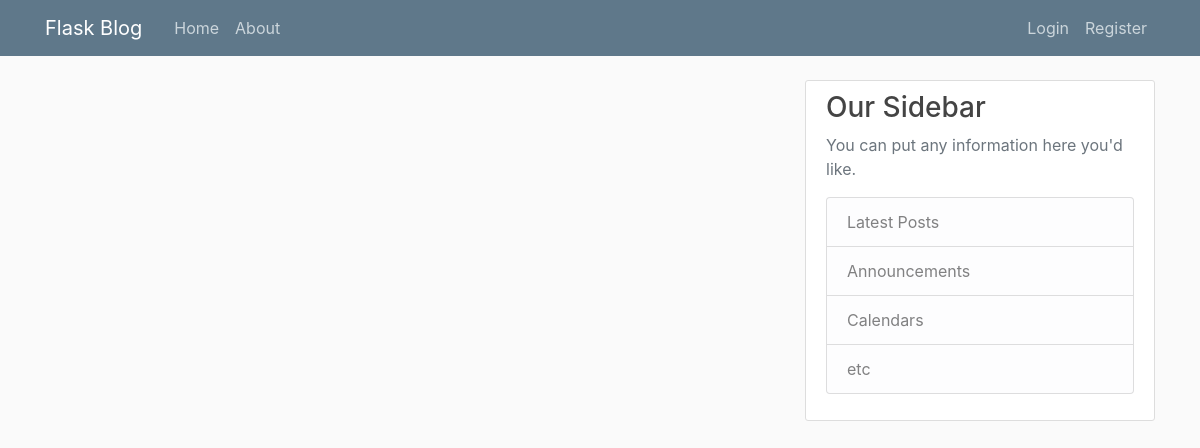
Page /home on the earlier database version.
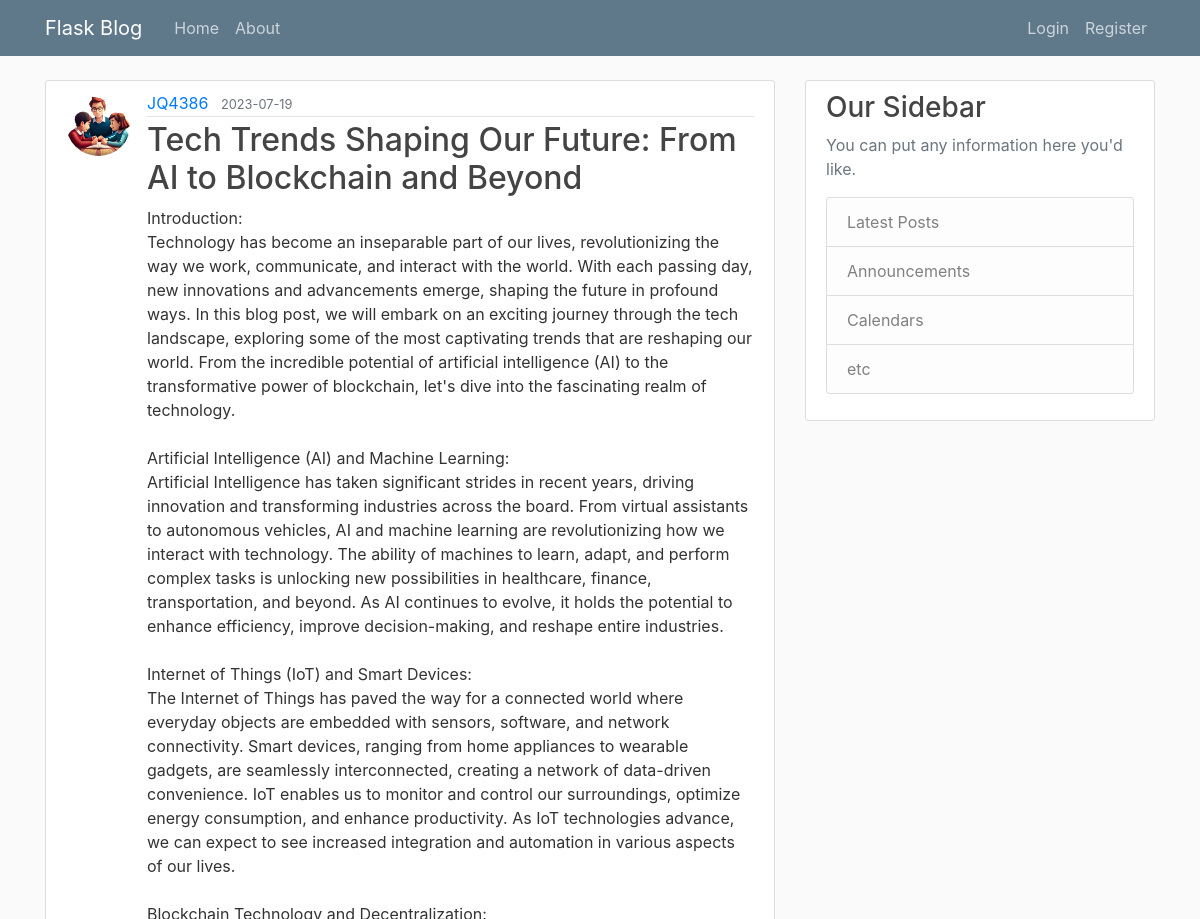
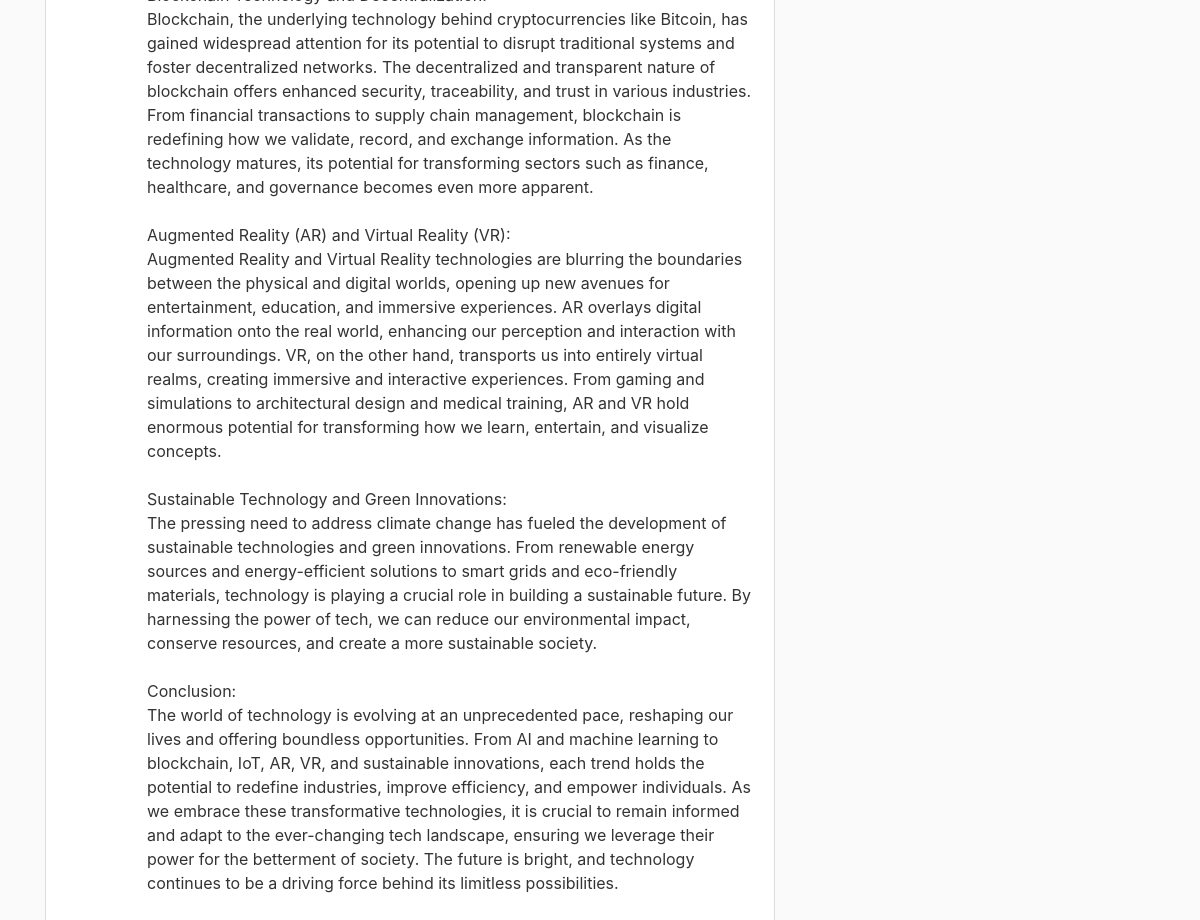
Same page on the later database version (2 pictures, top to bottom).
### flaskblog/models.py (models this page shows, shortened)
class Post(db.Model):
    id = db.Column(db.Integer, primary_key=True)
    title = db.Column(db.String(100), nullable=False) # 100 char max, not null
    date_posted = db.Column(db.DateTime, nullable=False, default=datetime.utcnow) # not null, default, always use utc time for consistency
    content = db.Column(db.Text, nullable=False) # not null
    user_id = db.Column(db.Integer, db.ForeignKey('user.id'), nullable=False) # not null

class User(db.Model, UserMixin):
    id = db.Column(db.Integer, primary_key=True)
    username = db.Column(db.String(20), unique=True, nullable=False) # 20 char max, unique, not null
    email = db.Column(db.String(120), unique=True, nullable=False) # 120 char max, unique, not null
    image_file = db.Column(db.String(20), nullable=False, default='default.jpg') # 20 char max, not null, default
    password = db.Column(db.String(60), nullable=False) # 60 char max, not null
    posts = db.relationship('Post', backref='author', lazy=True) # one to many relationship, backref allows us to get user who created post

### flaskblog/routes.py (the view)
@app.route('/')
@app.route('/home')
def home():
    posts = Post.query.all()
    return render_template('home.html', title='Home', posts=posts)

### flaskblog/templates/home.html
{% extends "layout.html" %}
{% block content %}
    {% for post in posts %}
        <article class="media content-section">
          <img class="rounded-circle article-img" src="{{ url_for('static', filename='profile_pics/' + post.author.image_file) }}">
          <div class="media-body">
            <div class="article-metadata">
              <a class="mr-2" href="#">{{ post.author.username }}</a>
              <small class="text-muted">{{ post.date_posted.strftime('%Y-%m-%d') }}</small>
            </div>
            <h2><a class="article-title" href="{{ url_for('post', post_id=post.id) }}">{{ post.title }}</a></h2>
            <p class="article-content">{{ post.content }}</p>
          </div>
        </article>
    {% endfor %}
{% endblock content %}

### flaskblog/templates/layout.html (shortened to what this page needs)
<!DOCTYPE html>
<html>
  <head>
    <link rel="stylesheet"
      href="https://maxcdn.bootstrapcdn.com/bootstrap/4.0.0/css/bootstrap.min.css"
>
    <link rel="stylesheet" type="text/css" href="{{ url_for('static',
      filename='main.css') }}">
  </head>
  <body>
    <header class="site-header">
      <nav class="navbar navbar-expand-md navbar-dark bg-steel fixed-top">
        <div class="container">
          <a class="navbar-brand mr-4" href="/">Flask Blog</a>
          <div class="collapse navbar-collapse" id="navbarToggle">
            <div class="navbar-nav mr-auto">
              <a class="nav-item nav-link" href="{{ url_for('home') }}">Home</a>
              <a class="nav-item nav-link" href="{{ url_for('about') }}">About</a>
            </div>
            <div class="navbar-nav">
              {% if current_user.is_authenticated %}
              <a class="nav-item nav-link" href="{{ url_for('new_post') }}">New Post</a>
              <a class="nav-item nav-link" href="{{ url_for('account') }}">Account</a>
              <a class="nav-item nav-link" href="{{ url_for('logout') }}">Logout</a>
              {% else %}
              <a class="nav-item nav-link" href="{{ url_for('login') }}">Login</a>
              <a class="nav-item nav-link" href="{{ url_for('register') }}">Register</a>
              {% endif %}
            </div>
          </div>
        </div>
      </nav>
    </header>
    <main role="main" class="container">
      <div class="row">
        <div class="col-md-8">
          {% block content %}{% endblock %}
        </div>
        <div class="col-md-4">
          <div class="content-section">
            <h3>Our Sidebar</h3>
            <p class='text-muted'>You can put any information here you'd like.
              <ul class="list-group">
                <li class="list-group-item list-group-item-light">Latest Posts</li>
                <li class="list-group-item list-group-item-light">Announcements</li>
                <li class="list-group-item list-group-item-light">Calendars</li>
                <li class="list-group-item list-group-item-light">etc</li>
              </ul>
            </p>
          </div>
        </div>
      </div>
    </main>
  </body>
</html>

### flaskblog/static/main.css (style rules this page uses)
body { background: #fafafa; color: #333333; margin-top: 5rem; }
h1, h2, h3, h4, h5, h6 { color: #444444; }
.bg-steel { background-color: #5f788a; }
.site-header .navbar-nav .nav-link { color: #cbd5db; }
.content-section { background: #ffffff; padding: 10px 20px; border: 1px solid #dddddd; border-radius: 3px; margin-bottom: 20px; }
.article-title { color: #444444; }
.article-content { white-space: pre-line; }
.article-img { height: 65px; width: 65px; margin-right: 16px; }
.article-metadata { padding-bottom: 1px; margin-bottom: 4px; border-bottom: 1px solid #e3e3e3 }

Differences in the rows shown:
added Post: image_file (picture), author.username "JQ4386", date_posted "2023-07-19", title "Tech Trends Shaping Our Future: From AI to Blockchain and Beyond", content "Introduction: Technology has become an inseparable part of our lives, revolutionizing the way we work, communicate, and interact with the world. With each passing day, new innovations and advancements emerge, shaping the future in profound ways. In this blog post, we will embark on an exciting journey through the tech landscape, exploring some of the most captivating trends that are reshaping our world. From the incredible potential of artificial intelligence (AI) to the transformative power of blockchain, let's dive into the fascinating realm of technology. Artificial Intelligence (AI) and Machine Learning: Artificial Intelligence has taken significant strides in recent years, driving…"
